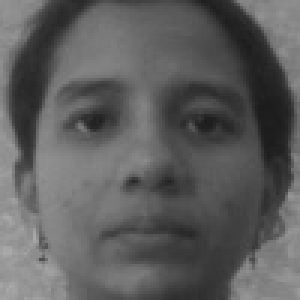
#> input picture dataset/Shivani/Shivani_1.jpg, 100 x 100 px (shown 3 times larger)
$ python recognize.py   (older library calls are emulated)
#> lines starting #> are read from the running program, lines starting #| are printed output that depends on the picture; after the words box and inside, x2 and y2 are one past the last pixel; in counts of white or black regions, pixels touching at a corner belong together

import cv2
import os
import numpy as np


def apply_gabor(img_gray):
    # Gabor parameters
    ksize = 31      # filter size
    sigma = 4.0     # standard deviation
    theta = np.pi/4 # orientation
    lamda = 10.0    # wavelength
    gamma = 0.5     # aspect ratio
    phi = 0

    kernel = cv2.getGaborKernel((ksize, ksize), sigma, theta, lamda, gamma, phi, ktype=cv2.CV_32F)
    filtered = cv2.filter2D(img_gray, cv2.CV_8UC1, kernel)
    return filtered

dataset_dir = os.path.join(os.path.dirname(__file__), "dataset")

faces = []
labels = []
label_dict = {}
label_id = 0

for person in os.listdir(dataset_dir):
    person_path = os.path.join(dataset_dir, person)
    if not os.path.isdir(person_path):
        continue
    label_dict[label_id] = person
    for file in os.listdir(person_path):
        img_path = os.path.join(person_path, file)
        img = cv2.imread(img_path, cv2.IMREAD_GRAYSCALE)
#> img is the input picture: shape (100, 100); min 27, max 170, mean 93.3
        if img is None:
            continue
        img = cv2.resize(img, (100, 100))        # Resize to fix array shape
        img = apply_gabor(img)
#> in apply_gabor, `filtered = cv2.filter2D(img_gray, cv2.CV_8UC1, kernel)`:
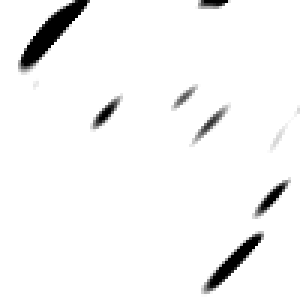
#> filtered: shape (100, 100) (shown 3 times larger); min 0, max 255, mean 245
        faces.append(img)
        labels.append(label_id)
    label_id += 1
#> label_id = 1

faces = np.array(faces)
labels = np.array(labels)


recognizer = cv2.face.LBPHFaceRecognizer_create()
recognizer.train(faces, labels)


face_cascade = cv2.CascadeClassifier(cv2.data.haarcascades + "haarcascade_frontalface_default.xml")
cap = cv2.VideoCapture(0)
print("Real-time recognition started. Press 'q' to quit.")

while True:
    ret, frame = cap.read()
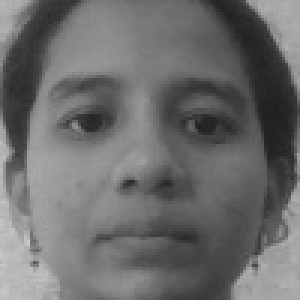
#> input picture dataset/Shivani/Shivani_12.jpg, 100 x 100 px, given in place of the camera (shown 3 times larger)
#> frame is the input picture: shape (100, 100, 3); min 30, max 203, mean 108.3
    if not ret:
        break

    gray = cv2.cvtColor(frame, cv2.COLOR_BGR2GRAY)
    faces_detected = face_cascade.detectMultiScale(gray, scaleFactor=1.3, minNeighbors=5)
#> faces_detected = [[5, 4, 89, 89]]

    for (x, y, w, h) in faces_detected:
        face_img = cv2.resize(gray[y:y+h, x:x+w], (100, 100))
        face_img = apply_gabor(face_img)  # Gabor preprocessing
        label, conf = recognizer.predict(face_img)
        name = label_dict.get(label, "Unknown")
        cv2.rectangle(frame, (x, y), (x+w, y+h), (0, 255, 0), 2)
        cv2.putText(frame, f"{name} ({int(conf)})", (x, y-10),
                    cv2.FONT_HERSHEY_SIMPLEX, 0.8, (0, 255, 0), 2)
#> this loop made 1 pass
#> (x, y, w, h, ksize in apply_gabor, sigma in apply_gabor, theta in apply_gabor, lamda in apply_gabor) on pass 1: (5, 4, 89, 89, 31, 4, 0.785, 10)
#> pass 1, `face_img = cv2.resize(gray[y:y+h, x:x+w], (100, 100))`:
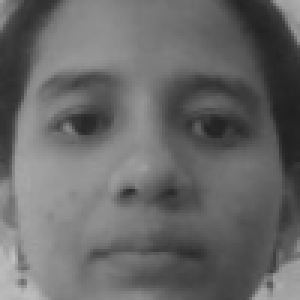
#> face_img: shape (100, 100) (shown 3 times larger); min 31, max 194, mean 104.1
#> pass 1, in apply_gabor (call 5), `kernel = cv2.getGaborKernel((ksize, ksize), sigma, theta, lamda, gamma..`:
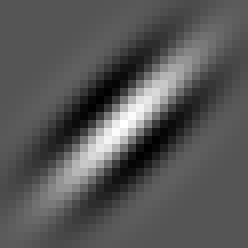
#> kernel: shape (31, 31) float32 (shown 8 times larger); min -0.506, max 1, mean 0.00957; drawn with min black and max white
#> pass 1, in apply_gabor (call 5), `filtered = cv2.filter2D(img_gray, cv2.CV_8UC1, kernel)`:
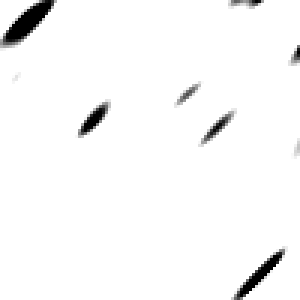
#> filtered: shape (100, 100) (shown 3 times larger); min 0, max 255, mean 248
#> after the loop:
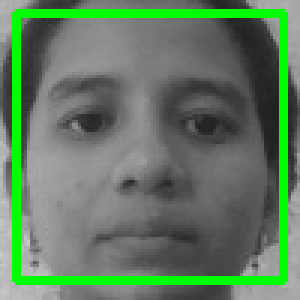
#> frame: shape (100, 100, 3) (shown 3 times larger); 10.64% of pixels changed, all inside (x1, y1, x2, y2) = (4, 3, 96, 95)

    cv2.imshow("Face Recognition", frame)
    if cv2.waitKey(1) & 0xFF == ord('q'):
#> (key q is pressed here)
        break

cap.release()
cv2.destroyAllWindows()
